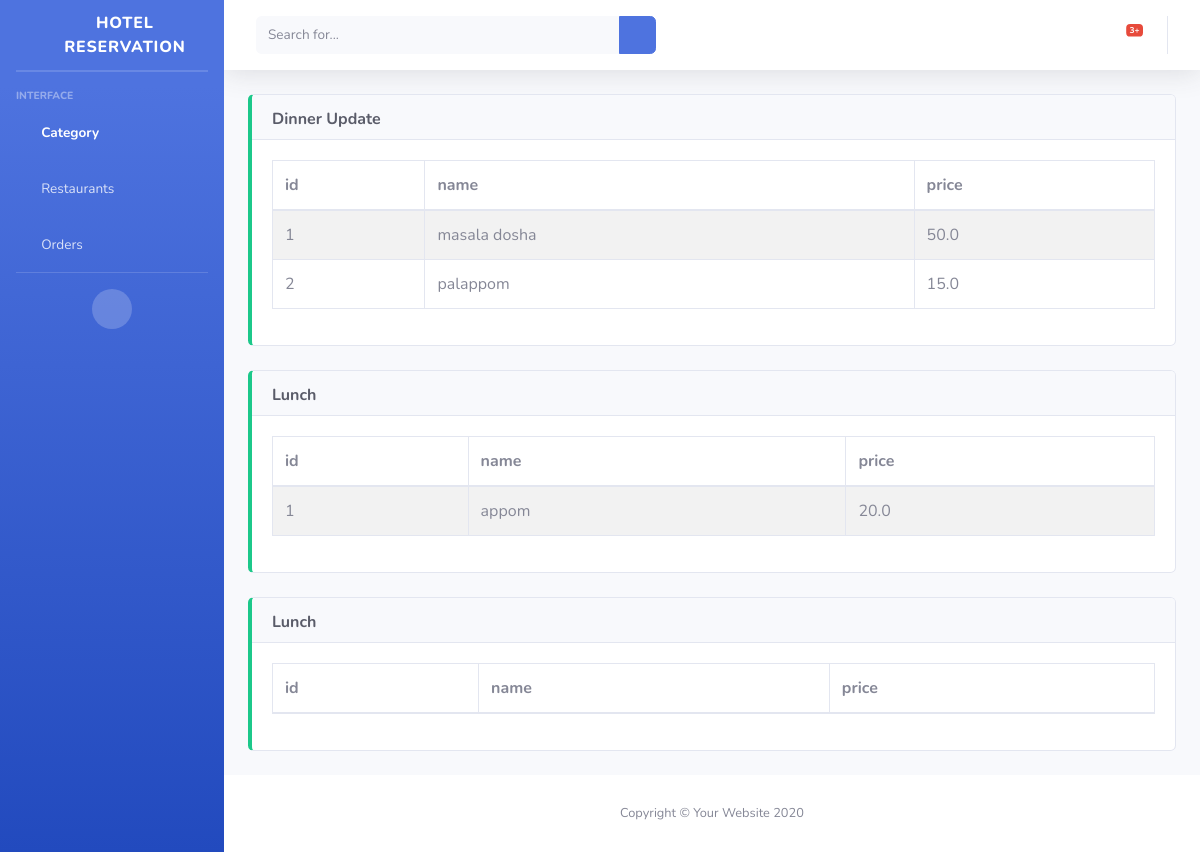
/hotel-diana/category/, run on the app's committed database.
### restaurant/models.py (models this page shows, shortened)
class Category(models.Model):
    name = models.CharField(max_length=50)
    shop = models.ForeignKey(
        Restaurant, on_delete=models.CASCADE, blank=True, null=True)

class Item(models.Model):
    name = models.CharField(max_length=50)
    price = models.FloatField()
    category = models.ForeignKey(
        Category, on_delete=models.CASCADE, related_name='items', blank=True, null=True)
    created_by = models.ForeignKey(User, on_delete=models.CASCADE)

### restaurant/views.py (the view)
# urls.py: path('<slug:slug>/category/', CategoryListTest.as_view(), name="rester"),
class CategoryListTest(ListView):
    def get(self, *args, **kwargs):
        print(kwargs)
        data = Category.objects.filter(
            shop__slug=kwargs['slug'])
        context = {
            "data": data
        }
        return render(self.request, "cat/list.html", context)

### restaurant/templates/cat/list.html
{% extends 'cat/base.html' %} {% block content %} {% for i in data %}
<div class="row mb-4">
  <div class="col-md-12">
    <div class="card border-left-success">
      <div class="card-header" style="height: 45px">
        <div class="card-title text-dark font-weight-bold text-capitalize">
          {{i.name}}
        </div>
      </div>
      <div class="card-body">
        <div class="table-responsive">
          <table class="table table-bordered table-striped table-hover">
            <thead>
              <tr>
                <th>id</th>
                <th>name</th>
                <th>price</th>
              </tr>
            </thead>
            <tbody>
              {% for d in i.items.all %}
              <tr>
                <td>{{forloop.counter}}</td>
                <td>{{d.name}}</td>
                <td>{{d.price}}</td>
              </tr>
              {% endfor %}
            </tbody>
          </table>
        </div>
      </div>
    </div>
  </div>
</div>
{% endfor %} {% endblock content %}

### data on the page
Category: name "Dinner Update"
Item: name "masala dosha", price "50.0"
Item: name "palappom", price "15.0"
Category: name "Lunch"
Item: name "appom", price "20.0"
Category: name "Lunch"
